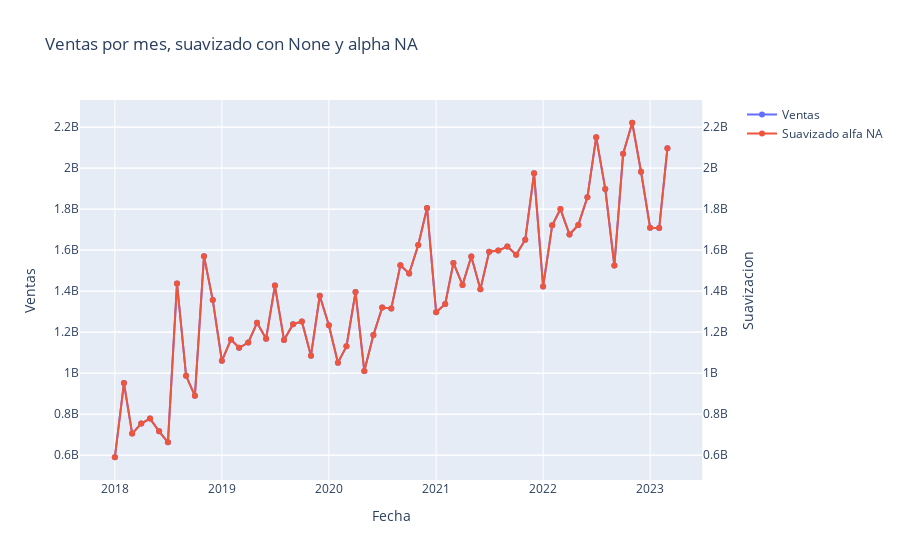

Source (notebook cell):
### Markdown cell above
##### Pruebas

### Code cell
# El tipo de suavizacion puede ser:
    #Exponencial simple
    #Logaritmica
    #Raiz cuadrada
ventas_cluster = suavizacion(ventas_cluster, alpha= 0.2, tipo_suavizacion= None)
# ventas_cluster = suavizacion(ventas_cluster, alpha= 0.2, tipo_suavizacion= "logaritmica")
# ventas_cluster = suavizacion(ventas_cluster, alpha= 0.2, tipo_suavizacion= "raiz cuadrada")
